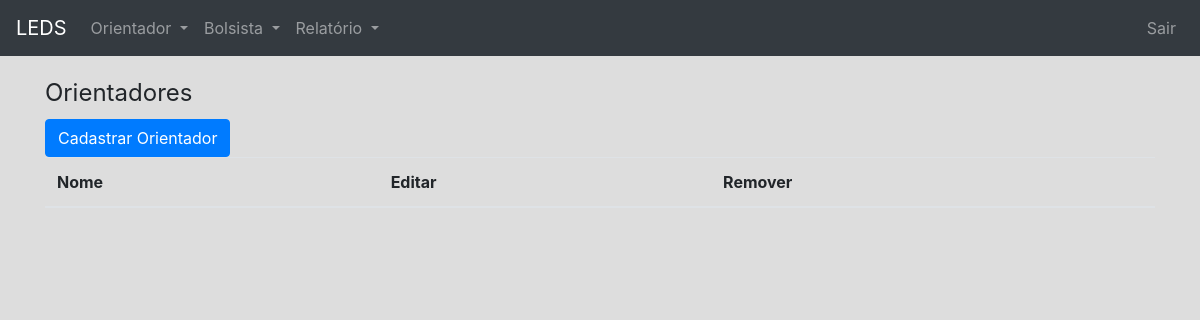
/orientador/ (signed in), run on an earlier commit of the app's database.
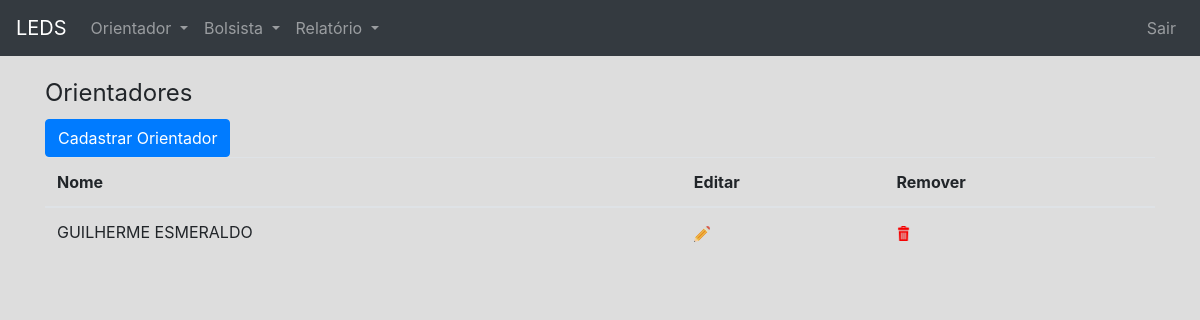
And on a later commit of the database.
### app/models.py (models this page shows, shortened)
class Orientador(models.Model):
	nome = models.CharField('Nome', max_length=100, unique = True)
	class Meta:
		verbose_name='Orientador';
		verbose_name_plural='Orientadores'

### app/views.py (the view)
# urls.py: url(r'^orientador/$', views.list_orientador, name='list_orientador'),
@login_required(login_url='/login')
def list_orientador(request):
	orientadores = Orientador.objects.all()
	return render(request, 'orientador/list_orientador.html',{'orientadores':orientadores})

### app/templates/orientador/list_orientador.html (shortened to what this page needs)
{% extends "base.html" %}
{%load static%}
{% load django_bootstrap_breadcrumbs %}
{%block content%}
    <legend>Orientadores</legend>
    <a href="{%url 'app:create_orientador'%}"><button class="btn btn-primary">Cadastrar Orientador
</button></a>
    <table class="table">
        <thead>
        <tr>
            <th>Nome</th>
            <th>Editar</th>
            <th>Remover</th>
        </thead>
        <tbody>
        {% for orientador in orientadores %}
            <tr>
                <td>{{ orientador.nome }}</td>
                <td><a href="{%url 'app:update_orientador' orientador.id%}"><img alt="" src="{% static 'img/edit.png'%}"></a></td>
                <td><a href="{%url 'app:delete_orientador' orientador.id%}"><img alt="" src="{% static 'img/rubbish.png'%}" width="15" height="15"></a></td>
            </tr>
        {% endfor %}
        </tbody>
    </table>
{% endblock %}

What changed in the data, as far as the page shows it:
added Orientador: nome "GUILHERME ESMERALDO"
